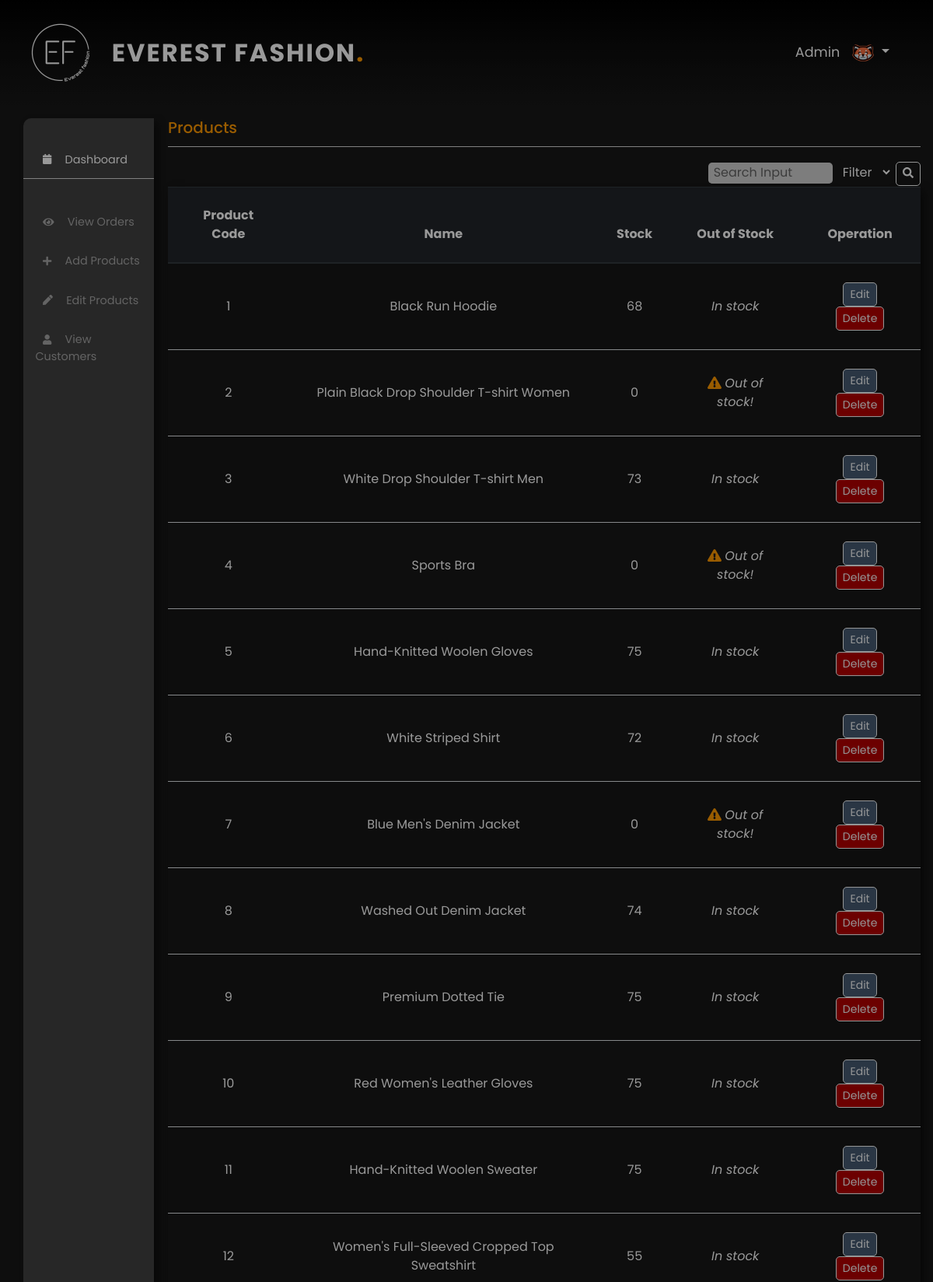
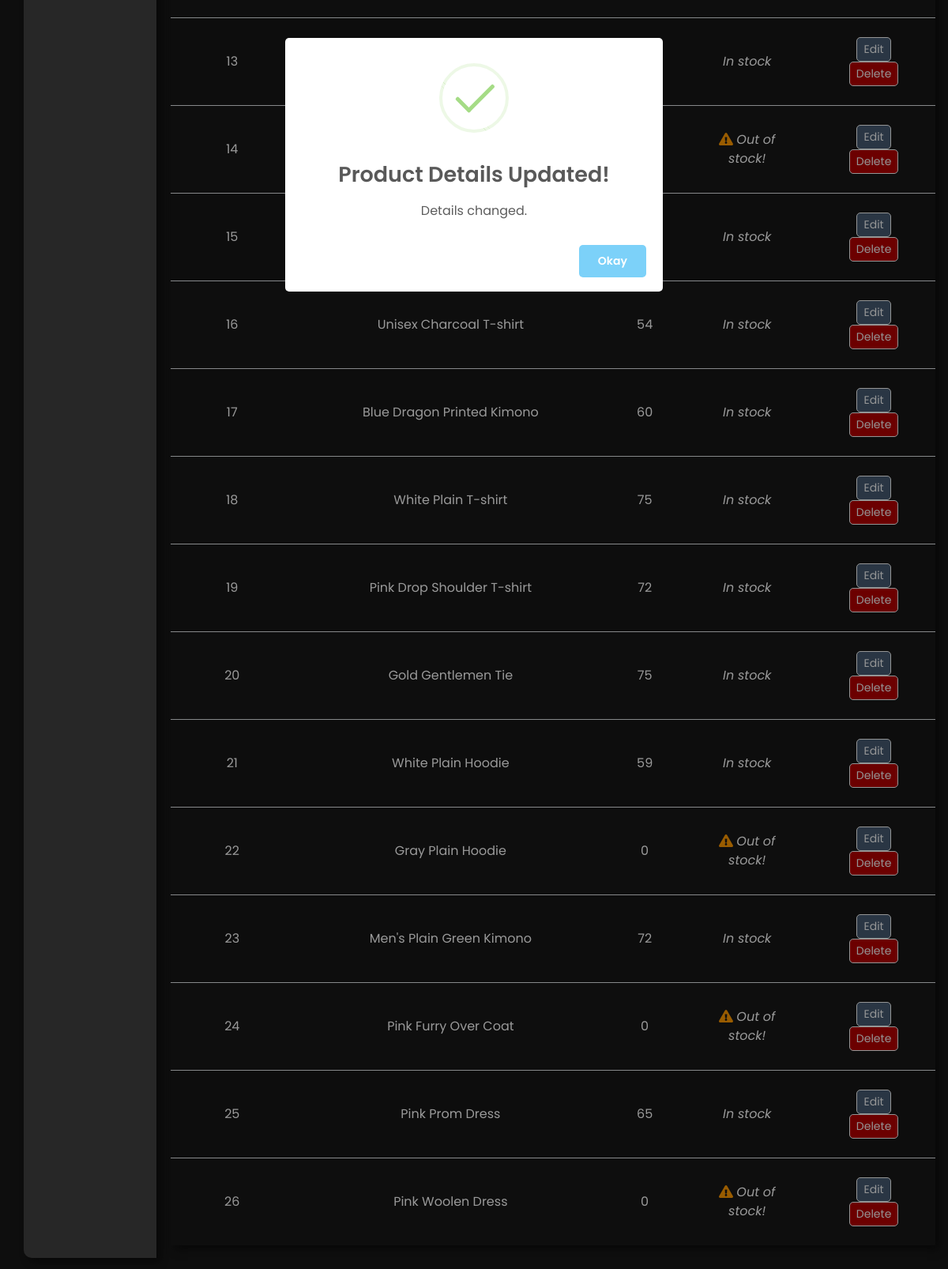
The app's page /admin.php?display=edit&task=successful_updation (signed in, upper part) with its own data (2 pictures, top to bottom).
### tables this page shows
CREATE TABLE `products` (
  `prod_code` int(11) NOT NULL AUTO_INCREMENT,
  `prod_name` varchar(50) DEFAULT NULL,
  `marked_price` float DEFAULT NULL,
  `offer_price` float DEFAULT NULL,
  `color` varchar(100) DEFAULT NULL,
  `description` varchar(500) DEFAULT NULL,
  `tags` varchar(200) DEFAULT NULL,
  `stock` int(11) DEFAULT NULL,
  `out_of_stock` bit(1) DEFAULT b'0',
  `added_date` datetime DEFAULT current_timestamp(),
  `is_deleted` bit(1) DEFAULT b'0',
  PRIMARY KEY (`prod_code`)
);

### admin/edit_product.php (the view, shortened to what this page needs)
<h5 class="keyword">Products</h5>
<hr class="light-100">
<div style="float:right">
	<form method="post" action="admin.php?display=edit">
		<input type="text" name="search_input1" placeholder=" Search Input" class="search-form my-1">
		<select name="filter1">
			<option value="prod_name">Filter</option>
		</select>
		<button class="btn btn-outline-light btn-sm" type="submit"><i class="fas fa-search icon"></i></button>
	</form>
</div>
<table class="table table-striped text-center admin-table"><thead class="thead-dark"><tr><th scope="col">Product Code</th><th scope="col">Name</th><th scope="col">Stock</th><th scope="col">Out of Stock</th><th scope="col">Operation</th></tr></thead>
	<?php
	$concat=" where is_deleted=0";
	$sql="select * from products".$concat;
	$res=mysqli_query($conn,$sql);
	if(mysqli_num_rows($res)>0)
	{
		echo "<tbody>";
		while($row=mysqli_fetch_assoc($res))
		{
			?>
			<tr><td><?php echo $row['prod_code']; ?></td><td><?php echo $row['prod_name']; ?></td><td><?php echo $row['stock']; ?></td><td><?php if($row['out_of_stock']==true){ echo '<i class="fa fa-exclamation-triangle"></i> <em>Out of stock!</em>'; } else echo "<em>In stock</em>" ?></td><td>
				<a href="admin.php?display=edit_details&prod_code=<?php echo $row['prod_code']; ?>"><button class="btn btn-outline-light btn-sm btn-rounded" style="background-color: #455A71;">Edit</button></a>
				<a href="php/delete_product.php?prod_code=<?php echo $row['prod_code']; ?>"><button class="btn btn-outline-light btn-sm btn-rounded" style="background-color: #b30000;">Delete</button></a></td></tr>
			<?php }
			echo "</tbody>";
		}?>
	</table>

### css/style.css (style rules this page uses)
html,body { height:100%; width:100%; font-family:'Poppins',sans-serif; color:white; background-color: #171717; }
.keyword { color:#ff9900; }
select { border-radius: 7px; border: 0px; color: white; padding: 4px; width: 4.5em; background-color: #171717; }
.search-form { opacity: 0.8; border: none; border-bottom: 1px solid white; width: 10em; transition: width 0.4s ease-in-out; margin: 8px 0; border-radius: 5px; }
.btn-outline-light { border-radius: 5px; }
.fa-search { font-size: 1em !important; }
.fa-exclamation-triangle { color:#ff9900; }
.icon { font-size:2em; }
hr.light-100 { border-top:1px solid #d5d5d5; width:100%; margin-top:.8rem; margin-bottom:1rem; }
.table td, .table th { padding: 1.5em; vertical-align: middle; }
.admin-table { box-shadow: 5px 5px 10px #0d0d0d; }

### records on screen
products: prod_code "1", prod_name "Black Run Hoodie", stock "68", out_of_stock "In stock"
products: prod_code "2", prod_name "Plain Black Drop Shoulder T-shirt Women", stock "0", out_of_stock "1" (drawn)
products: prod_code "3", prod_name "White Drop Shoulder T-shirt Men", stock "73", out_of_stock "In stock"
products: prod_code "4", prod_name "Sports Bra", stock "0", out_of_stock "1" (drawn)
products: prod_code "5", prod_name "Hand-Knitted Woolen Gloves", stock "75", out_of_stock "In stock"
products: prod_code "6", prod_name "White Striped Shirt", stock "72", out_of_stock "In stock"
products: prod_code "7", prod_name "Blue Men's Denim Jacket", stock "0", out_of_stock "1" (drawn)
products: prod_code "8", prod_name "Washed Out Denim Jacket", stock "74", out_of_stock "In stock"
products: prod_code "9", prod_name "Premium Dotted Tie", stock "75", out_of_stock "In stock"
products: prod_code "10", prod_name "Red Women's Leather Gloves", stock "75", out_of_stock "In stock"
products: prod_code "11", prod_name "Hand-Knitted Woolen Sweater", stock "75", out_of_stock "In stock"
products: prod_code "12", prod_name "Women's Full-Sleeved Cropped Top Sweatshirt", stock "55", out_of_stock "In stock"
products: prod_code "13", out_of_stock "In stock"
products: prod_code "14", out_of_stock "1" (drawn)
products: prod_code "15", out_of_stock "In stock"
products: prod_code "16", prod_name "Unisex Charcoal T-shirt", stock "54", out_of_stock "In stock"
products: prod_code "17", prod_name "Blue Dragon Printed Kimono", stock "60", out_of_stock "In stock"
products: prod_code "18", prod_name "White Plain T-shirt", stock "75", out_of_stock "In stock"
products: prod_code "19", prod_name "Pink Drop Shoulder T-shirt", stock "72", out_of_stock "In stock"
products: prod_code "20", prod_name "Gold Gentlemen Tie", stock "75", out_of_stock "In stock"
products: prod_code "21", prod_name "White Plain Hoodie", stock "59", out_of_stock "In stock"
products: prod_code "22", prod_name "Gray Plain Hoodie", stock "0", out_of_stock "1" (drawn)
products: prod_code "23", prod_name "Men's Plain Green Kimono", stock "72", out_of_stock "In stock"
products: prod_code "24", prod_name "Pink Furry Over Coat", stock "0", out_of_stock "1" (drawn)
products: prod_code "25", prod_name "Pink Prom Dress", stock "65", out_of_stock "In stock"
products: prod_code "26", prod_name "Pink Woolen Dress", stock "0", out_of_stock "1" (drawn)
